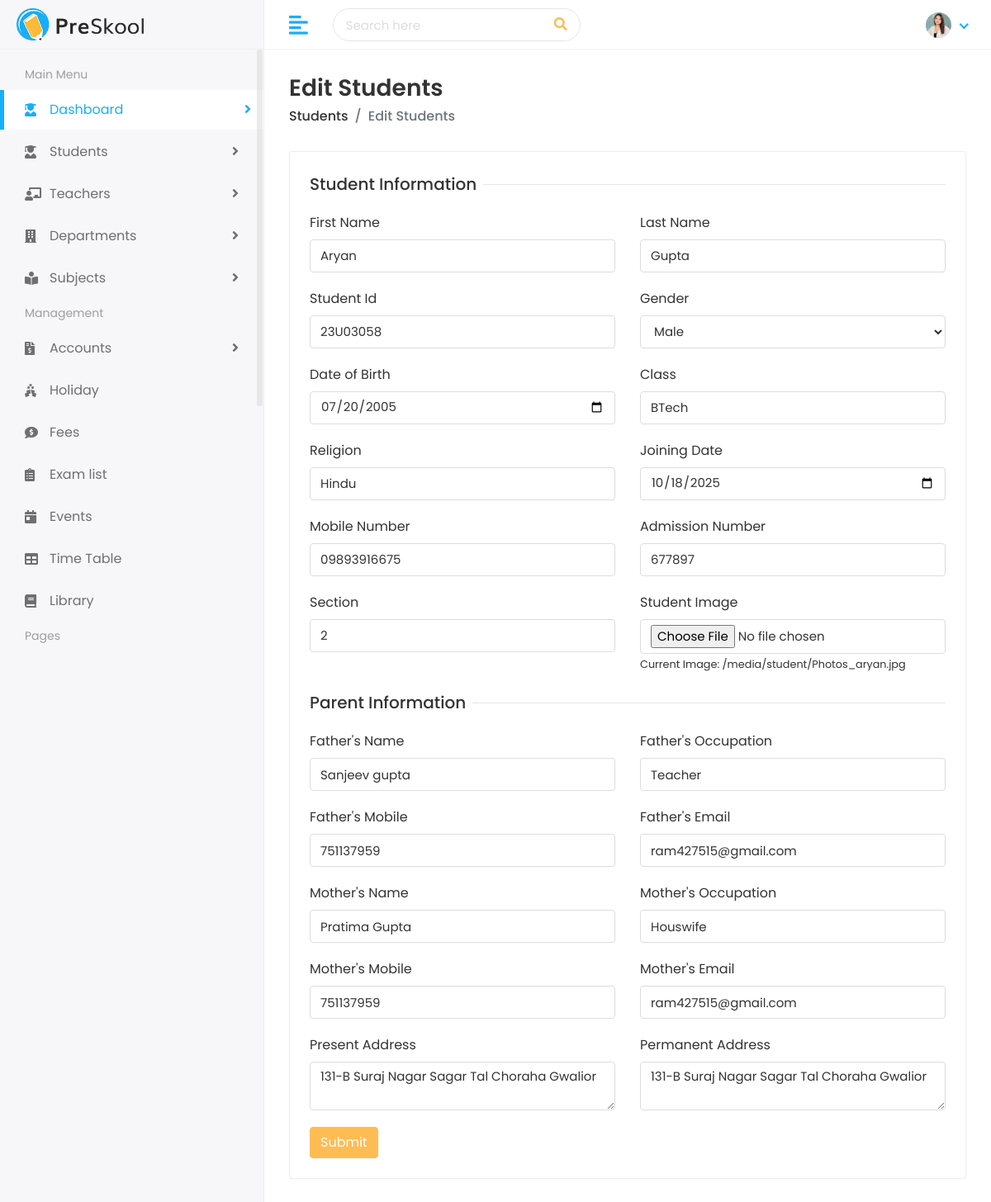
The page /student/edit/aryan-gupta-23u03058/ on the database its author committed.
### student/models.py (models this page shows, shortened)
class Student(models.Model):
    first_name = models.CharField(max_length=100)
    last_name = models.CharField(max_length=100)
    student_id = models.CharField(max_length=100)
    gender = models.CharField(max_length=10 , choices=[('Male','Male') , ('Female' , 'Female') , ('other' , 'others')] )
    date_of_birth = models.DateField()
    student_class = models.CharField(max_length=20)
    religion = models.CharField(max_length=20)
    joining_date = models.DateField()
    mobile_number = models.CharField(max_length=15)
    admission_number = models.CharField(max_length=15)
    section = models.CharField(max_length=15)
    student_image = models.ImageField(upload_to='student/' , blank=True)
    parent = models.OneToOneField(Parent , on_delete=models.CASCADE)
    slug = models.SlugField(max_length=255 , unique=True , blank=True)

class Parent(models.Model):
    father_name = models.CharField(max_length=100)
    father_occupation = models.CharField(max_length=100)
    father_mobile = models.CharField(max_length=100)
    father_email = models.EmailField(max_length=100)
    mother_name = models.CharField(max_length=100)
    mother_occupation = models.CharField(max_length=100)
    mother_mobile = models.CharField(max_length=100)
    mother_email = models.EmailField(max_length=100)
    present_address = models.TextField()
    permanent_address = models.TextField()

### student/views.py (the view, shortened to what this page needs)
# urls.py: path('edit/<str:slug>/', views.edit_student, name='edit_student'),
def edit_student(request, slug):
    student = get_object_or_404(Student, slug=slug)
    parent = student.parent
    return render(request, "students/edit-student.html", {'student': student, 'parent': parent})

### templates/students/edit-student.html (shortened to what this page needs)
{% extends 'Home/base.html' %}
{% load static %}
{% block body %}
<div class="page-wrapper">
    <div class="content container-fluid">
        <div class="page-header">
            <div class="row align-items-center">
                <div class="col">
                    <h3 class="page-title">Edit Students</h3>
                    <ul class="breadcrumb">
                        <li class="breadcrumb-item"><a href="/students">Students</a></li>
                        <li class="breadcrumb-item active">Edit Students</li>
                    </ul>
                </div>
            </div>
        </div>
        <div class="row">
            <div class="col-sm-12">
                <div class="card">
                    <div class="card-body">
                        <form method="POST" enctype="multipart/form-data">
                            <div class="row">
                                <div class="col-12">
                                    <h5 class="form-title"><span>Student Information</span></h5>
                                </div>
                                <div class="col-12 col-sm-6">
                                    <div class="form-group">
                                        <label>First Name</label>
                                        <input type="text" name="first_name" class="form-control" value="{{ student.first_name }}">
                                    </div>
                                </div>
                                <div class="col-12 col-sm-6">
                                    <div class="form-group">
                                        <label>Last Name</label>
                                        <input type="text" name="last_name" class="form-control" value="{{ student.last_name }}">
                                    </div>
                                </div>
                                <div class="col-12 col-sm-6">
                                    <div class="form-group">
                                        <label>Student Id</label>
                                        <input type="text" name="student_id" class="form-control" value="{{ student.student_id }}">
                                    </div>
                                </div>
                                <div class="col-12 col-sm-6">
                                    <div class="form-group">
                                        <label>Gender</label>
                                        <select name="gender" class="form-control">
                                            <option value="Male" {% if student.gender == 'Male' %}selected{% endif %}>Male</option>
                                        </select>
                                    </div>
                                </div>
                                <div class="col-12 col-sm-6">
                                    <div class="form-group">
                                        <label>Date of Birth</label>
                                        <input type="date" name="date_of_birth" class="form-control" value="{{ student.date_of_birth|date:'Y-m-d' }}">
                                    </div>
                                </div>
                                <div class="col-12 col-sm-6">
                                    <div class="form-group">
                                        <label>Class</label>
                                        <input type="text" name="student_class" class="form-control" value="{{ student.student_class }}">
                                    </div>
                                </div>
                                <div class="col-12 col-sm-6">
                                    <div class="form-group">
                                        <label>Religion</label>
                                        <input type="text" name="religion" class="form-control" value="{{ student.religion }}">
                                    </div>
                                </div>
                                <div class="col-12 col-sm-6">
                                    <div class="form-group">
                                        <label>Joining Date</label>
                                        <input type="date" name="joining_date" class="form-control" value="{{ student.joining_date|date:'Y-m-d' }}">
                                    </div>
                                </div>
                                <div class="col-12 col-sm-6">
                                    <div class="form-group">
                                        <label>Mobile Number</label>
                                        <input type="text" name="mobile_number" class="form-control" value="{{ student.mobile_number }}">
                                    </div>
                                </div>
                                <div class="col-12 col-sm-6">
                                    <div class="form-group">
                                        <label>Admission Number</label>
                                        <input type="text" name="admission_number" class="form-control" value="{{ student.admission_number }}">
                                    </div>
                                </div>
                                <div class="col-12 col-sm-6">
                                    <div class="form-group">
                                        <label>Section</label>
                                        <input type="text" name="section" class="form-control" value="{{ student.section }}">
                                    </div>
                                </div>
                                <div class="col-12 col-sm-6">
                                    <div class="form-group">
                                        <label>Student Image</label>
                                        <input type="file" name="student_image" class="form-control">
                                        <small>Current Image: {{ student.student_image.url }}</small>
                                    </div>
                                </div>
                                <div class="col-12">
                                    <h5 class="form-title"><span>Parent Information</span></h5>
                                </div>
                                <div class="col-12 col-sm-6">
                                    <div class="form-group">
                                        <label>Father's Name</label>
                                        <input type="text" name="father_name" class="form-control" value="{{ parent.father_name }}">
                                    </div>
                                </div>
                                <div class="col-12 col-sm-6">
                                    <div class="form-group">
                                        <label>Father's Occupation</label>
                                        <input type="text" name="father_occupation" class="form-control" value="{{ parent.father_occupation }}">
                                    </div>
                                </div>
                                <div class="col-12 col-sm-6">
                                    <div class="form-group">
                                        <label>Father's Mobile</label>
                                        <input type="text" name="father_mobile" class="form-control" value="{{ parent.father_mobile }}">
                                    </div>
                                </div>
                                <div class="col-12 col-sm-6">
                                    <div class="form-group">
                                        <label>Father's Email</label>
                                        <input type="email" name="father_email" class="form-control" value="{{ parent.father_email }}">
                                    </div>
                                </div>
                                <div class="col-12 col-sm-6">
                                    <div class="form-group">
                                        <label>Mother's Name</label>
                                        <input type="text" name="mother_name" class="form-control" value="{{ parent.mother_name }}">
                                    </div>
                                </div>
                                <div class="col-12 col-sm-6">
                                    <div class="form-group">
                                        <label>Mother's Occupation</label>
                                        <input type="text" name="mother_occupation" class="form-control" value="{{ parent.mother_occupation }}">
                                    </div>
                                </div>
                                <div class="col-12 col-sm-6">
                                    <div class="form-group">
                                        <label>Mother's Mobile</label>
                                        <input type="text" name="mother_mobile" class="form-control" value="{{ parent.mother_mobile }}">
                                    </div>
                                </div>
                                <div class="col-12 col-sm-6">
                                    <div class="form-group">
                                        <label>Mother's Email</label>
                                        <input type="email" name="mother_email" class="form-control" value="{{ parent.mother_email }}">
                                    </div>
                                </div>
                                <div class="col-12 col-sm-6">
                                    <div class="form-group">
                                        <label>Present Address</label>
                                        <textarea name="present_address" class="form-control">{{ parent.present_address }}</textarea>
                                    </div>
                                </div>
                                <div class="col-12 col-sm-6">
                                    <div class="form-group">
                                        <label>Permanent Address</label>
                                        <textarea name="permanent_address" class="form-control">{{ parent.permanent_address }}</textarea>
                                    </div>
                                </div>
                                <div class="col-12">
                                    <button type="submit" class="btn btn-primary">Submit</button>
                                </div>
                            </div>
                        </form>
                    </div>
                </div>
            </div>
        </div>
    </div>
</div>
{% endblock %}

### static/assets/css/style.css (style rules this page uses)
html { height: 100%; }
body { background-color: #fff; color: #333; font-family: 'Poppins', sans-serif; font-size: 1rem; height: 100%; line-height: 1.5; overflow-x: hidden; }
h1, h2, h3, h4, h5, h6 { font-family: 'Poppins', sans-serif; margin-top: 0; }
.form-control { border: 1px solid #ddd; box-shadow: none; color: #333; font-size: 15px; height: 40px; }
input, input:focus, button, button:focus { outline: none; }
input[type="file"] { height: auto; min-height: calc(1.5em + .75rem + 2px); }
input[type=text], input[type=password] { -webkit-appearance: none; -moz-appearance: none; appearance: none; }
textarea.form-control { resize: vertical; }
.form-group { margin-bottom: 1.25rem; }
ul, ol { padding: 0px; list-style: none; }
.btn-primary { background-color: #FFBC53; border: 1px solid #FFBC53; }
.card { border: 1px solid #ececf5; box-shadow: 0 1px 3px 0 rgba(0, 0, 0, 0.03); margin-bottom: 1.875rem; }
.card-body { padding: 1.5rem; }
.page-wrapper { margin-left: 320px; padding-top: 60px; position: relative; transition: all 0.4s ease; }
.page-wrapper > .content { padding: 1.875rem 1.875rem 0; }
.page-header { margin-bottom: 1.875rem; }
.page-header .breadcrumb { background-color: transparent; color: #6c757d; font-size: 1rem; font-weight: 500; margin-bottom: 0; padding: 0; }
.page-header .breadcrumb a { color: #333; }
.page-title { font-size: 28px; font-weight: 600; color: #333; margin-bottom: 5px; }
.form-title { width: 100%; max-width: 100%; padding: 0; font-size: 1.25rem; font-weight: 500; line-height: inherit; color: #333; white-space: normal; position: relative; display: block; margin-bottom: 20px; }
.form-title:before { content: ""; position: absolute; left: 0px; right: 0px; height: 1px; top: 50%; background-color: rgba(0, 0, 0, 0.1); }
.form-title span { padding: 0px 0.5rem 0 0; background-color: #fff; display: inline-block; z-index: 2; position: relative; }

### rows shown on the page
Student: first_name "Aryan", last_name "Gupta", student_id "23U03058", gender "Male", date_of_birth "07/20/2005", student_class "BTech", religion "Hindu", joining_date "10/18/2025", mobile_number "09893916675", admission_number "677897", section "2", student_image "/media/student/Photos_aryan.jpg"
Parent: father_name "Sanjeev gupta", father_occupation "Teacher", father_mobile "751137959", father_email "ram427515@gmail.com", mother_name "Pratima Gupta", mother_occupation "Houswife", mother_mobile "751137959", mother_email "ram427515@gmail.com", present_address "131-B Suraj Nagar Sagar Tal Choraha Gwalior", permanent_address "131-B Suraj Nagar Sagar Tal Choraha Gwalior"
